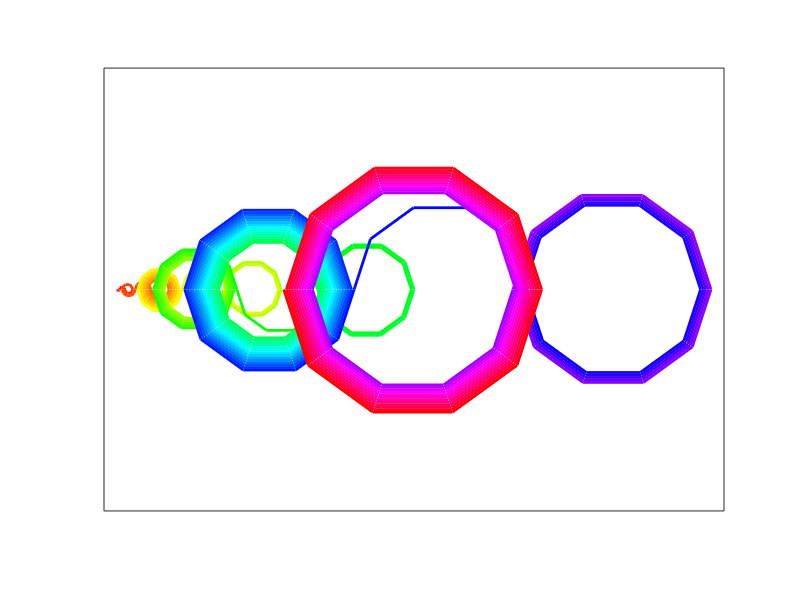

Source code (MATLAB):
% recaman_sequence.m--
%
% Syntax:
%
% e.g.,

% Developed in Matlab 9.7.0.1190202 (R2019b) on PCWIN64.
% JDU - Jean Demeusy (jean.demeusy@heig-vd.ch), 2019-11-06 10:55
%-------------------------------------------------------------------------

%% Setup
close all;
clear;
clc;

%% Variable
n = 100; % Number of terms in the sequence
div = 5; % Number of step to compose a half-circle
record = 0;
A = zeros(1,n);

%% Algorithm to create the sequence
for k = 1:n-1 
    b = A(k) - k;
    A(k + 1) = b + 2*k;
    
    if b > 0 && ~any(A == b)
        A(k + 1) = b;
    end
    
end

xs = zeros((n-1)*div+1,1);
ys = zeros((n-1)*div+1,1);
for k = 2:n
    x = (A(k)+A(k-1))/2;
    r = (A(k)-A(k-1))/2;
    th = 0:pi/div:pi;
    
    if A(k) > A(k-1)
        xunit = r * cos(th) + x;
        yunit = r * sin(th);
    else
        xunit = -r * cos(th(end:-1:1)) + x;
        yunit = -r * sin(th(end:-1:1));
    end
    
    xs(1+((k-2)*div:(k-1)*div)) = xunit(end:-1:1);
    if mod(k,2) == 0
        ys(1+((k-2)*div:(k-1)*div)) = -yunit;
    else
        ys(1+((k-2)*div:(k-1)*div)) = yunit;
    end
end

%% Display
hold on;
axis equal;
set(gca,'xticklabel',[])
set(gca,'xtick',[])
set(gca,'yticklabel',[])
set(gca,'ytick',[])
box on;

if (record)
    myVideo = VideoWriter('myVideoFile','MPEG-4');
    myVideo.FrameRate = 24;
    myVideo.Quality = 100;
    open(myVideo);
end

for k = 2:length(xs)
    xlim([min(xs(1:k)) - 5, max(xs(1:k)) + 5]);
    XL = xlim;
    v_length = (XL(2)-XL(1))*5/7;
    ylim([-v_length/2 v_length/2]);
    pause(1/512);
    plot(xs(k-1:k),ys(k-1:k),"Color",hsv2rgb([k/length(xs),1,1]),"LineWidth",2);
    
    if (record)
        frame = getframe(gcf); %get frame
        writeVideo(myVideo, frame);
    end
end

if (record)
    close(myVideo)
end
